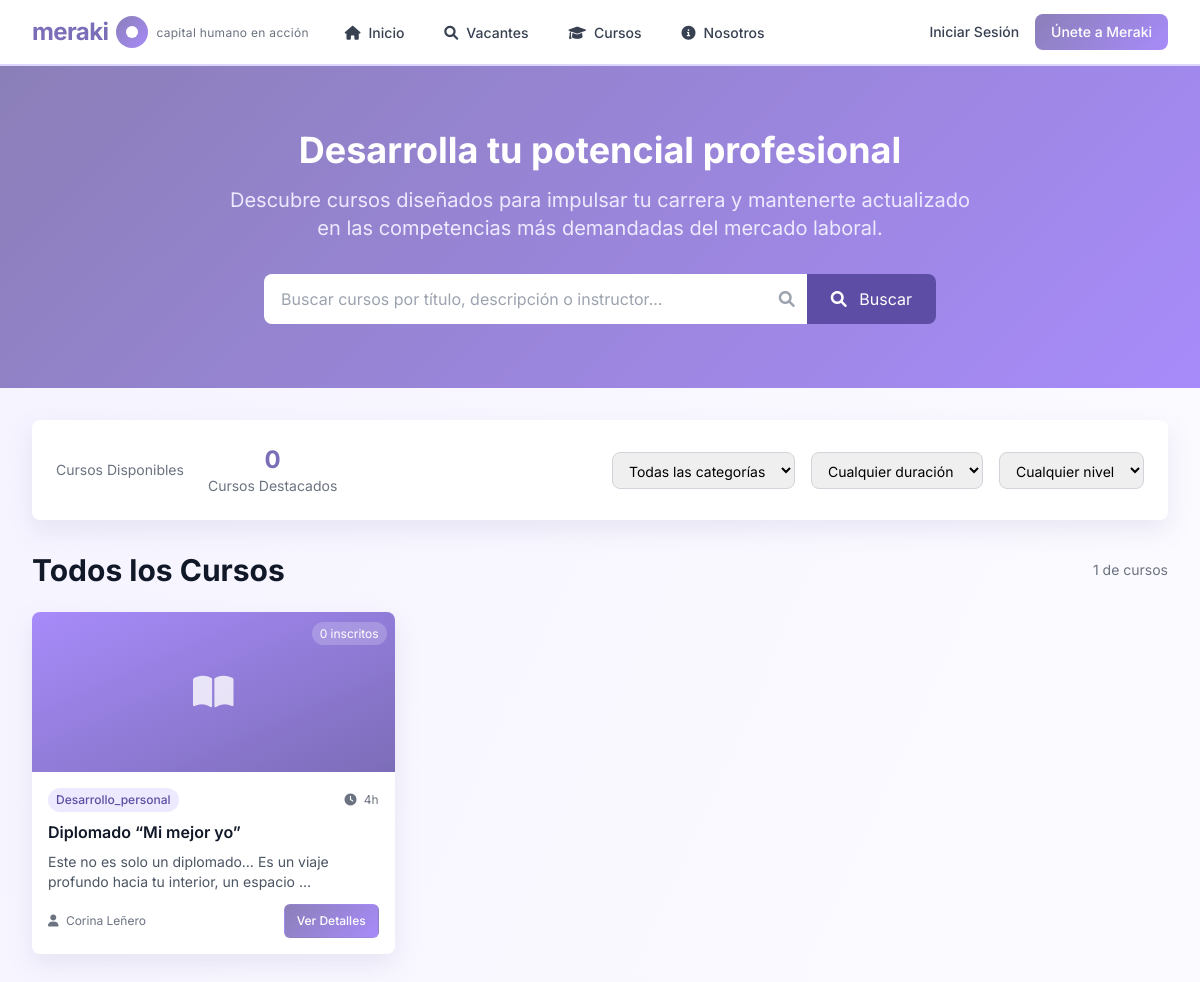
Page /courses/search/ on the committed database.
### courses/models.py (models this page shows, shortened)
class Course(models.Model):
    DIFFICULTY_CHOICES = [
        ('beginner', 'Principiante'),
        ('intermediate', 'Intermedio'),
        ('advanced', 'Avanzado'),
    ]
    CATEGORY_CHOICES = [
        ('tecnologia', 'Tecnología'),
        ('marketing', 'Marketing'),
        ('negocios', 'Negocios'),
        ('diseno', 'Diseño'),
        ('desarrollo_personal', 'Desarrollo Personal'),
        ('idiomas', 'Idiomas'),
        ('salud', 'Salud y Bienestar'),
        ('finanzas', 'Finanzas'),
    ]
    title = models.CharField(max_length=200, verbose_name="Título")
    description = models.TextField(verbose_name="Descripción")
    duration_hours = models.IntegerField(
        verbose_name="Duración (horas)",
        validators=[MinValueValidator(1)]
    )
    instructor = models.CharField(max_length=200, verbose_name="Instructor")
    category = models.CharField(
        max_length=50,
        choices=CATEGORY_CHOICES,
        verbose_name="Categoría"
    )
    difficulty_level = models.CharField(
        max_length=20,
        choices=DIFFICULTY_CHOICES,
        default='beginner',
        verbose_name="Nivel de Dificultad"
    )
    prerequisites = models.TextField(
        blank=True,
        null=True,
        verbose_name="Requisitos Previos"
    )
    is_active = models.BooleanField(default=True, verbose_name="Activo")
    is_featured = models.BooleanField(default=False, verbose_name="Destacado")
    created_at = models.DateTimeField(auto_now_add=True, verbose_name="Fecha de Creación")
    updated_at = models.DateTimeField(auto_now=True, verbose_name="Última Actualización")
    class Meta:
        verbose_name = "Curso"
        verbose_name_plural = "Cursos"
        ordering = ['-created_at']

### courses/views.py (the view, shortened to what this page needs)
# urls.py: path('search/', views.CourseSearchView.as_view(), name='course_search'),
class CourseSearchView(ListView):
    model = Course
    template_name = 'courses/course_search.html'
    context_object_name = 'courses'
    paginate_by = 20
    def get_queryset(self):
        queryset = Course.objects.filter(is_active=True)
        query = self.request.GET.get('q')
        if query:
            queryset = queryset.filter(
                Q(title__icontains=query) |
                Q(description__icontains=query) |
                Q(instructor__icontains=query)
            )
        category = self.request.GET.get('category')
        if category:
            queryset = queryset.filter(category=category)
        difficulty = self.request.GET.get('difficulty')
        if difficulty:
            queryset = queryset.filter(difficulty_level=difficulty)
        duration = self.request.GET.get('duration')
        instructor = self.request.GET.get('instructor')
        if instructor:
            queryset = queryset.filter(instructor__icontains=instructor)
        sort_by = self.request.GET.get('sort', 'newest')
        if sort_by == 'newest':
            queryset = queryset.order_by('-created_at')
        elif sort_by == 'oldest':
            queryset = queryset.order_by('created_at')
        elif sort_by == 'popular':
            queryset = queryset.annotate(
                enrollment_count=Count('enrollment')
            ).order_by('-enrollment_count')
        elif sort_by == 'alphabetical':
            queryset = queryset.order_by('title')
        elif sort_by == 'duration_asc':
            queryset = queryset.order_by('duration_hours')
        elif sort_by == 'duration_desc':
            queryset = queryset.order_by('-duration_hours')
        else:
            queryset = queryset.annotate(
                enrollment_count=Count('enrollment')
            ).order_by('-created_at')
        if 'enrollment_count' not in [field.name for field in queryset.query.annotations]:
            queryset = queryset.annotate(enrollment_count=Count('enrollment'))
        return queryset
    def get_context_data(self, **kwargs):
        context = super().get_context_data(**kwargs)
        context.update({
            'search_query': self.request.GET.get('q', ''),
            'selected_category': self.request.GET.get('category', ''),
            'selected_difficulty': self.request.GET.get('difficulty', ''),
            'selected_duration': self.request.GET.get('duration', ''),
            'selected_instructor': self.request.GET.get('instructor', ''),
            'selected_sort': self.request.GET.get('sort', 'newest'),
            'categories': Course.objects.values_list('category', flat=True).distinct().order_by('category'),
            'difficulty_levels': Course.DIFFICULTY_CHOICES,
            'instructors': Course.objects.values_list('instructor', flat=True).distinct().order_by('instructor'),
            'sort_options': [
                ('newest', 'Más recientes'),
                ('oldest', 'Más antiguos'),
                ('popular', 'Más populares'),
                ('alphabetical', 'Orden alfabético'),
                ('duration_asc', 'Duración (menor a mayor)'),
                ('duration_desc', 'Duración (mayor a menor)'),
            ],
            'total_results': self.get_queryset().count(),
            'has_filters': any([
                self.request.GET.get('q'),
                self.request.GET.get('category'),
                self.request.GET.get('difficulty'),
                self.request.GET.get('duration'),
                self.request.GET.get('instructor'),
            ]),
        })
        return context

### templates/courses/course_list.html (shortened to what this page needs)
{% extends 'base.html' %}
{% block content %}
<div class="bg-gradient-to-br from-meraki-50 to-white min-h-screen">
    <div class="meraki-gradient">
        <div class="max-w-7xl mx-auto px-4 sm:px-6 lg:px-8 py-16">
            <div class="text-center">
                <h1 class="text-4xl font-bold text-white mb-4">
                    Desarrolla tu potencial profesional
                </h1>
                <p class="text-xl text-meraki-100 mb-8 max-w-3xl mx-auto">
                    Descubre cursos diseñados para impulsar tu carrera y mantenerte actualizado en las competencias más demandadas del mercado laboral.
                </p>
                <div class="max-w-2xl mx-auto">
                    <form method="GET" class="flex">
                        <div class="flex-1 relative">
                            <input type="text"
                                   name="search"
                                   value="{{ filters.search }}"
                                   placeholder="Buscar cursos por título, descripción o instructor..."
                                   class="w-full pl-4 pr-12 py-3 border border-transparent rounded-l-lg focus:outline-none focus:ring-2 focus:ring-white focus:border-transparent text-gray-900">
                            <div class="absolute inset-y-0 right-0 flex items-center pr-3">
                                <i class="fas fa-search text-gray-400"></i>
                            </div>
                        </div>
                        <button type="submit" class="bg-meraki-800 hover:bg-meraki-900 text-white px-6 py-3 rounded-r-lg transition-colors duration-200">
                            <i class="fas fa-search mr-2"></i>
                            Buscar
                        </button>
                    </form>
                </div>
            </div>
        </div>
    </div>
    <div class="max-w-7xl mx-auto px-4 sm:px-6 lg:px-8 py-8">
        <div class="bg-white rounded-lg meraki-shadow p-6 mb-8">
            <div class="flex flex-col lg:flex-row justify-between items-start lg:items-center space-y-4 lg:space-y-0">
                <div class="flex items-center space-x-6">
                    <div class="text-center">
                        <div class="text-sm text-gray-500">Cursos Disponibles</div>
                    </div>
                    <div class="text-center">
                        <div class="text-2xl font-bold text-meraki-600">{{ featured_courses|length }}</div>
                        <div class="text-sm text-gray-500">Cursos Destacados</div>
                    </div>
                </div>
                <div class="flex flex-wrap gap-4">
                    <select name="category" onchange="this.form.submit()" class="border border-gray-300 rounded-lg px-3 py-2 text-sm focus:outline-none focus:ring-2 focus:ring-meraki-500">
                        <option value="">Todas las categorías</option>
                    </select>
                    <select name="duration" onchange="this.form.submit()" class="border border-gray-300 rounded-lg px-3 py-2 text-sm focus:outline-none focus:ring-2 focus:ring-meraki-500">
                        <option value="">Cualquier duración</option>
                    </select>
                    <select name="difficulty" onchange="this.form.submit()" class="border border-gray-300 rounded-lg px-3 py-2 text-sm focus:outline-none focus:ring-2 focus:ring-meraki-500">
                        <option value="">Cualquier nivel</option>
                    </select>
                </div>
            </div>
        </div>
        <div>
            <div class="flex items-center justify-between mb-6">
                <h2 class="text-3xl font-bold text-gray-900">
                    {% if filters.search %}
                        Resultados para "{{ filters.search }}"
                    {% else %}
                        Todos los Cursos
                    {% endif %}
                </h2>
                <div class="text-sm text-gray-500">
                    {{ courses|length }} de {{ total_courses }} cursos
                </div>
            </div>
            {% if courses %}
            <div class="grid grid-cols-1 md:grid-cols-2 lg:grid-cols-3 xl:grid-cols-4 gap-6">
                {% for course in courses %}
                <div class="bg-white rounded-lg meraki-shadow hover:shadow-xl transition-all duration-300 overflow-hidden group">
                    <div class="h-40 bg-gradient-to-br from-meraki-400 to-meraki-600 flex items-center justify-center relative overflow-hidden">
                        <i class="fas fa-book-open text-4xl text-white opacity-80 group-hover:scale-110 transition-transform duration-300"></i>
                        <div class="absolute top-2 right-2">
                            <span class="bg-white/20 backdrop-blur-sm text-white text-xs px-2 py-1 rounded-full">
                                {{ course.enrollment_count }} inscritos
                            </span>
                        </div>
                    </div>
                    <div class="p-4">
                        <div class="flex items-center justify-between mb-2">
                            <span class="inline-flex items-center px-2 py-1 rounded-full text-xs font-medium bg-meraki-100 text-meraki-800">
                                {{ course.category|capfirst }}
                            </span>
                            <span class="text-xs text-gray-500">
                                <i class="fas fa-clock mr-1"></i>
                                {{ course.duration_hours }}h
                            </span>
                        </div>
                        <h3 class="text-base font-semibold text-gray-900 mb-2 line-clamp-2">{{ course.title }}</h3>
                        <p class="text-gray-600 text-sm mb-3 line-clamp-2">{{ course.description|truncatewords:15 }}</p>
                        <div class="flex items-center justify-between">
                            <div class="text-xs text-gray-500">
                                <i class="fas fa-user mr-1"></i>
                                {{ course.instructor|truncatechars:15 }}
                            </div>
                            <a href="{% url 'courses:course_detail' course.pk %}"
                               class="inline-flex items-center px-3 py-2 border border-transparent text-xs font-medium rounded-md text-white meraki-gradient hover:meraki-gradient-reverse transition-all duration-200 transform hover:scale-105">
                                Ver Detalles
                            </a>
                        </div>
                    </div>
                </div>
                {% endfor %}
            </div>
            {% endif %}
        </div>
    </div>
</div>
{% endblock %}

### templates/base.html (style rules this page uses)
body { font-family: 'Inter', sans-serif; }
.meraki-gradient { background: linear-gradient(135deg, #8b7fb8 0%, #a78bfa 100%); }
.meraki-shadow { box-shadow: 0 10px 25px rgba(139, 127, 184, 0.15); }

### templates/courses/course_list.html (style rules this page uses)
.line-clamp-2 { display: -webkit-box; -webkit-line-clamp: 2; -webkit-box-orient: vertical; overflow: hidden; }

### rows in the picture
Course: enrollment_count "0", category "Desarrollo_personal", duration_hours "4", title "Diplomado “Mi mejor yo”", description "Este no es solo un diplomado… Es un viaje profundo hacia tu interior, un espacio …", instructor "Corina Leñero"

### other values in the picture
{{ featured_courses|length }} "0"
{{ courses|length }} "1"
